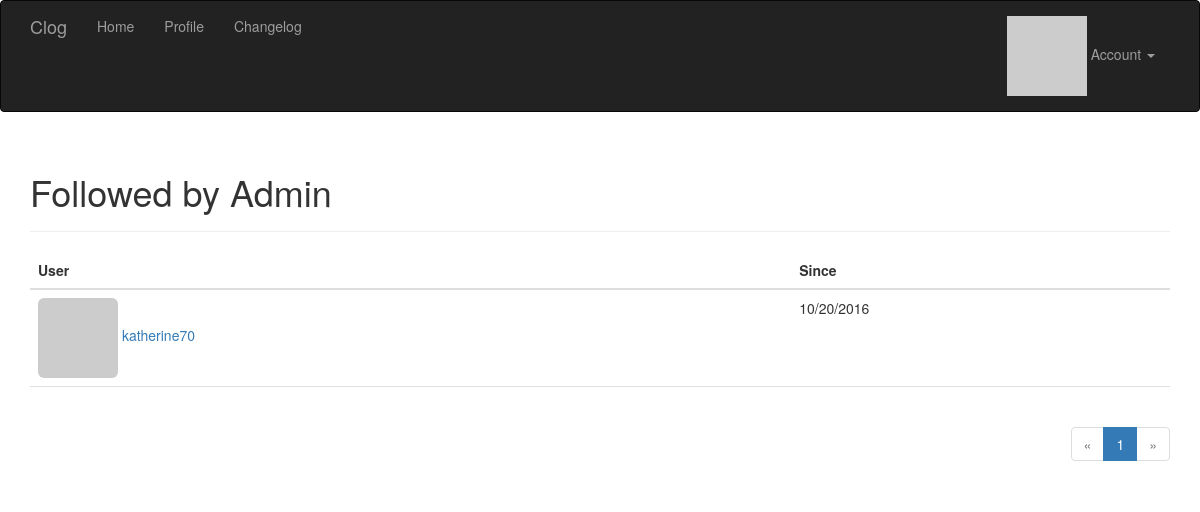
The app's page /followed-by/Admin (signed in) with its own data.
### app/models.py (models this page shows, shortened)
class User(UserMixin, db.Model):
    __tablename__ = 'users'
    id = db.Column(db.Integer, primary_key=True)
    username = db.Column(db.String(64), unique=True, index=True)
    email = db.Column(db.String(64), unique=True, index=True)
    role_id = db.Column(db.Integer, db.ForeignKey('roles.id'))
    password_hash = db.Column(db.String(128))
    confirmed = db.Column(db.Boolean, default=False)
    avatar_hash = db.Column(db.String(32))
    name = db.Column(db.String(64))
    location = db.Column(db.String(64))
    about_me = db.Column(db.Text)
    member_since = db.Column(db.DateTime(), default=datetime.utcnow)
    last_seen = db.Column(db.DateTime(), default=datetime.utcnow)
    posts = db.relationship('Post', backref='author', lazy='dynamic')
    followed = db.relationship('Follow',
                               foreign_keys=[Follow.follower_id],
                               backref=db.backref('follower', lazy='joined'),
                               lazy='dynamic',
                               cascade='all, delete-orphan')
    followers = db.relationship('Follow',
                                foreign_keys=[Follow.followed_id],
                                backref=db.backref('followed', lazy='joined'),
                                lazy='dynamic',
                                cascade='all, delete-orphan')
    comments = db.relationship('Comment', backref='author', lazy='dynamic')
    def can(self, permissions):
        return self.role is not None and (self.role.permissions & permissions) == permissions
    @property
    def password(self):
        raise AttributeError('password is not a readable attribute')
    def gravatar(self, size=100, default='identicon', rating='g'):
        if request.is_secure:
            url = 'https://secure.gravatar.com/avatar'
        else:
            url = 'https://www.gravatar.com/avatar'
        hash = self.avatar_hash or hashlib.md5(
            self.email.encode('utf-8')).hexdigest()
        return '{url}/{hash}?s={size}&d={default}&r={rating}'.format(
            url=url, hash=hash, size=size, default=default, rating=rating)
    def ping(self):
        self.last_seen = datetime.utcnow()
        db.session.add(self)

class Follow(db.Model):
    __tablename__ = 'follows'
    follower_id = db.Column(db.Integer, db.ForeignKey('users.id'), primary_key=True)
    followed_id = db.Column(db.Integer, db.ForeignKey('users.id'), primary_key=True)
    timestamp = db.Column(db.DateTime, default=datetime.utcnow)

### app/main/views.py (the view)
@main.route('/followed-by/<username>')
def followed_by(username):
    user = User.query.filter_by(username=username).first()
    if user is None:
        flash('Invalid user.')
        return redirect(url_for('.index'))
    page = request.args.get('page', 1, type=int)
    pagination = user.followed.paginate(
        page, per_page=current_app.config['FLASKY_FOLLOWERS_PER_PAGE'],
        error_out=False)
    follows = [{'user': item.followed, 'timestamp': item.timestamp}
               for item in pagination.items]
    return render_template('followers.html', user=user, title="Followed by",
                           endpoint='.followed_by', pagination=pagination,
                           follows=follows)

### app/auth/views.py (called while the page is built)
@auth.before_app_request
def before_request():
    if current_user.is_authenticated:
        current_user.ping()
        if not current_user.confirmed \
                and request.endpoint[:5] != 'auth.' \
                and request.endpoint != 'static':
            return redirect(url_for('auth.unconfirmed'))

### app/main/__init__.py (called while the page is built)
@main.app_context_processor
def inject_permissions():
    return dict(Permission=Permission)

### app/models.py (called while the page is built)
@login_manager.user_loader
def load_user(user_id):
    return User.query.get(int(user_id))

### app/templates/followers.html (shortened to what this page needs)
{% extends "base.html" %}
{% import "_macros.html" as macros %}
{% block page_content %}
<div class="page-header">
    <h1>{{ title }} {{ user.username }}</h1>
</div>
<table class="table table-hover followers">
    <thead><tr><th>User</th><th>Since</th></tr></thead>
    {% for follow in follows %}
    {% if follow.user != user %}
    <tr>
        <td>
            <a href="{{ url_for('.user', username = follow.user.username) }}">
                <img class="img-rounded" src="{{ follow.user.gravatar(size=32) }}">
                {{ follow.user.username }}
            </a>
        </td>
        <td>{{ moment(follow.timestamp).format('L') }}</td>
    </tr>
    {% endif %}
    {% endfor %}
</table>
<div class="pagination">
    {{ macros.pagination_widget(pagination, endpoint, username = user.username) }}
</div>
{% endblock %}

### app/static/styles.css (style rules this page uses)
div.pagination { width: 100%; text-align: right; padding: 0px; margin: 0px; }
.table.followers tr { border-bottom: 1px solid #e0e0e0; }

### records on screen
User: username "Admin"
User: user.username "katherine70"
Follow: timestamp "10/20/2016"

### other values on screen
{{ title }} "Followed by"
{{ p }} "1"
